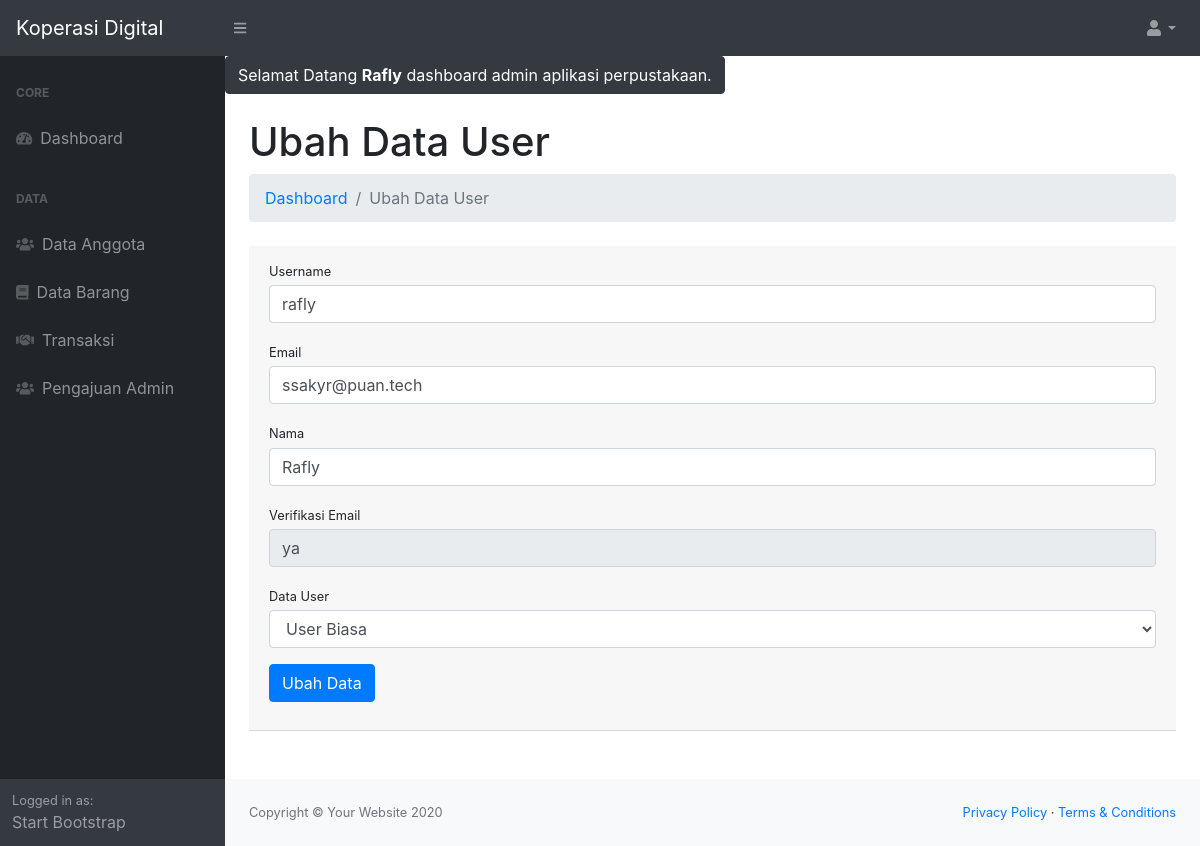
The page /dashboard.php?p=request_admin&aksi=ubah&id=3 (signed in) on the database its author committed.
### tables this page shows
CREATE TABLE `tb_user` (
  `id_user` int(11) NOT NULL,
  `username` varchar(50) NOT NULL,
  `password` varchar(255) NOT NULL,
  `nama` varchar(50) NOT NULL,
  `foto` varchar(255) NOT NULL DEFAULT 'default.jpg',
  `email` varchar(255) NOT NULL,
  `verif` varchar(10) NOT NULL DEFAULT 'tidak',
  `user` varchar(10) NOT NULL DEFAULT '1',
  `code` varchar(255) NOT NULL,
  `param` text NOT NULL,
  `status` varchar(10) NOT NULL DEFAULT '0'
);

### page/admin/ubah.php (the view, shortened to what this page needs)
<?php
$id_user = $_GET['id'];
$sql = $conn->query("SELECT * FROM tb_user WHERE id_user = $id_user") or die(mysqli_error($conn));
$pecahSql = $sql->fetch_assoc();
?>
<h1 class="mt-4">Ubah Data User</h1>
<ol class="breadcrumb mb-4">
    <li class="breadcrumb-item"><a href="dashboard.php">Dashboard</a></li>
    <li class="breadcrumb-item active">Ubah Data User</li>
</ol>
<div class="card-header mb-5">
	<form action="" method="post">
    <div class="form-group">
        <label class="small mb-1" for="judul_buku">Username</label>
        <input class="form-control" name="username" type="text" placeholder="Masukan judul buku" value="<?= $pecahSql['username']; ?>" />
    </div>
    <div class="form-group">
        <label class="small mb-1" for="pengarang_buku">Email</label>
        <input class="form-control" id="pengarang_buku" name="email" type="email" value="<?= $pecahSql['email']; ?>" placeholder="Masukan pengarang buku"/>
    </div>
    <div class="form-group">
        <label class="small mb-1" for="penerbit_buku">Nama</label>
        <input class="form-control" id="penerbit_buku" name="nama" type="text" value="<?= $pecahSql['nama']; ?>" placeholder="Masukan penerbit buku"/>
    </div>
    <div class="form-group">
        <label class="small mb-1" for="isbn">Verifikasi Email</label>
        <input class="form-control" value="<?= $pecahSql['verif']; ?>" id="isbn" name="verif" type="text" disabled/>
    </div>
    <div class="form-group">
        <label class="small mb-1" for="tahun_terbit">Data User</label>
        <select name="user" id="tahun_terbit" class="form-control">
        	<option <?php if ($pecahSql['user'] == 1) { echo 'selected'; }?> value="1" >User Biasa</option>
        </select>
    </div>
    <div class="form-group">
    	<button type="submit" class="btn btn-primary" name="ubah">Ubah Data</button>
    </div>
	</form>
</div>

### rows shown on the page
tb_user: username "rafly", email "ssakyr@puan.tech", nama "Rafly", verif "ya", user "User Biasa"

### other values the page prints
$_SESSION['login']['nama'] "Rafly"
